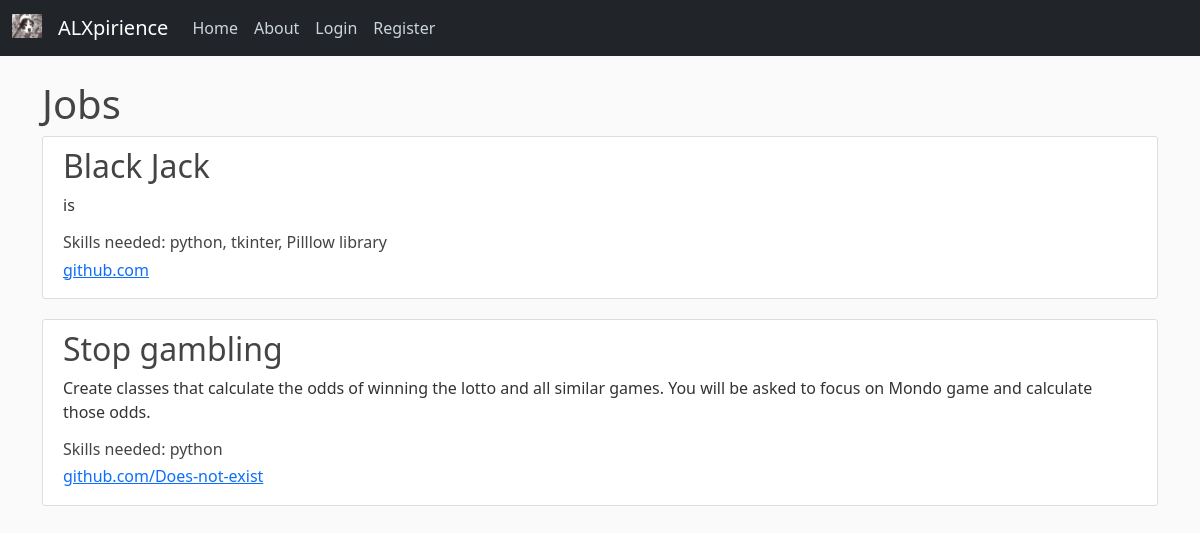
Page /home on the earlier database version.
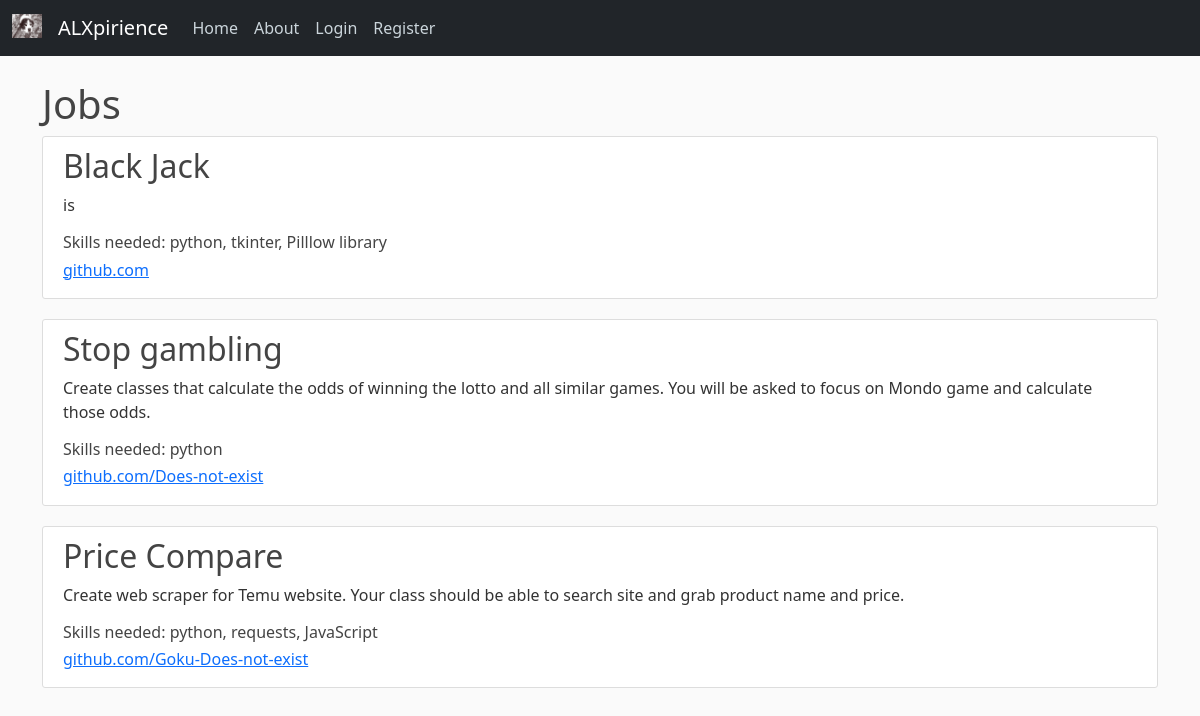
Same page on the later database version.
### expirience/data_base.py (models this page shows)
class Projects(db.Model):
    id = db.Column(db.Integer, primary_key=True, autoincrement=True)
    project_name = db.Column(db.String(100), nullable=False)
    project_description = db.Column(db.Text, nullable=False)
    project_link = db.Column(db.String(120), nullable=False)
    skills_required = db.Column(db.String(120), nullable=False)
    project_status = db.Column(db.String(20), nullable=False, default='pending')
    user_id = db.Column(db.Integer, db.ForeignKey('user.id'), nullable=False)
    def __repr__(self):
        return f"Projects('{self.project_name}', '{self.project_description}', '{self.project_link}', '{self.project_status}')"

### expirience/routes.py (the view)
@app.route('/')
@app.route('/home')
def home():
    jobs = Projects.query.all()
    print(jobs)
    return render_template('home.html', title="Home", jobs=jobs)

### expirience/templates/home.html (shortened to what this page needs)
<!DOCTYPE html>
<html lang="en">
<head>
    <link href="https://cdn.jsdelivr.net/npm/bootstrap@5.0.2/dist/css/bootstrap.min.css" rel="stylesheet">
    <link rel="stylesheet" type="text/css" href="{{ url_for('static', filename='main.css') }}">
</head>
<body>
    <header class="site-header">
        <nav class="navbar navbar-expand-md navbar-dark bg-dark fixed-top">
          <div class="container-fluid">
            <a class="navbar-brand" href="{{ url_for('home') }}">
              <img src="static/images/large.ico" alt="" width="30" height="24" class="d-inline-block align-text-top">
            </a>
            <a class="navbar-brand mr-4" href="/">ALXpirience</a>
            <div class="collapse navbar-collapse" id="navbarToggle">
              <div class="navbar-nav mr-auto">
                <a class="nav-item nav-link" href="{{ url_for('home') }}">Home</a>
                <a class="nav-item nav-link" href="/about">About</a>
              </div>
              <div class="navbar-nav">
                {% if current_user.is_authenticated %}
                  <a class="nav-link dropdown-toggle" href="#" id="navbarDropdown" role="button" data-bs-toggle="dropdown" aria-expanded="false">
                    User: {{ current_user.username }}
                  </a>
                  <ul class="dropdown-menu" aria-labelledby="navbarDropdown">
                    <li><a class="dropdown-item" href="{{ url_for('editprofile') }}">Edit Profile</a></li>
                    <li><a class="dropdown-item" href="{{ url_for('profile') }}">View Profile</a></li>
                    <li><a class="dropdown-item" href="{{ url_for('addskills') }}">Add Skills</a></li>
                    <li><a class="dropdown-item" href="{{ url_for('createproject') }}">Create Job</a></li>
                    <li><a class="dropdown-item" href="{{ url_for('myprojects') }}">View/Delete My Jobs</a></li>
                  </ul>
                    <a class="nav-item nav-link" href="{{ url_for('jobs') }}">Jobs</a>
                    <a class="nav-item nav-link" href="{{ url_for('logout') }}">Logout</a>
                {% else %}
                  <a class="nav-item nav-link" href="{{ url_for('login') }}">Login</a>
                  <a class="nav-item nav-link" href="{{ url_for('register') }}">Register</a>
                {% endif %}
              </div>
            </div>
          </div>
        </nav>
    </header>
    <main role="main" class="container">
      <h1>Jobs</h1>
      {% for job in jobs %}
      <article class="media content-section">
        <div class="media-body">
            <h2 class="article-title" href="#">{{ job.project_name }}</h2>
            <p class="article-content">{{ job.project_description }}</p>
            <h6 href="#">Skills needed: {{ job.skills_required }}</h6>
            <h6><a href="https://{{ job.project_link }}" target="_blank">{{ job.project_link }}</a></h6>
        </div>
      </article>
      {% endfor %}
    </main>
</body>
</html>

### expirience/static/main.css (style rules this page uses)
body { background: #fafafa; color: #333333; margin-top: 5rem; }
h1, h2, h3, h4, h5, h6 { color: #444444; }
.site-header .navbar-nav .nav-link { color: #cbd5db; }
.content-section { background: #ffffff; padding: 10px 20px; border: 1px solid #dddddd; border-radius: 3px; margin-bottom: 20px; }
.article-title { color: #444444; }
.article-content { white-space: pre-line; }

Differences in the rows shown:
added Projects: project_name "Price Compare", project_description "Create web scraper for Temu website. Your class should be able to search site and grab product name and price.", skills_required "python, requests, JavaScript", project_link "github.com/Goku-Does-not-exist"
